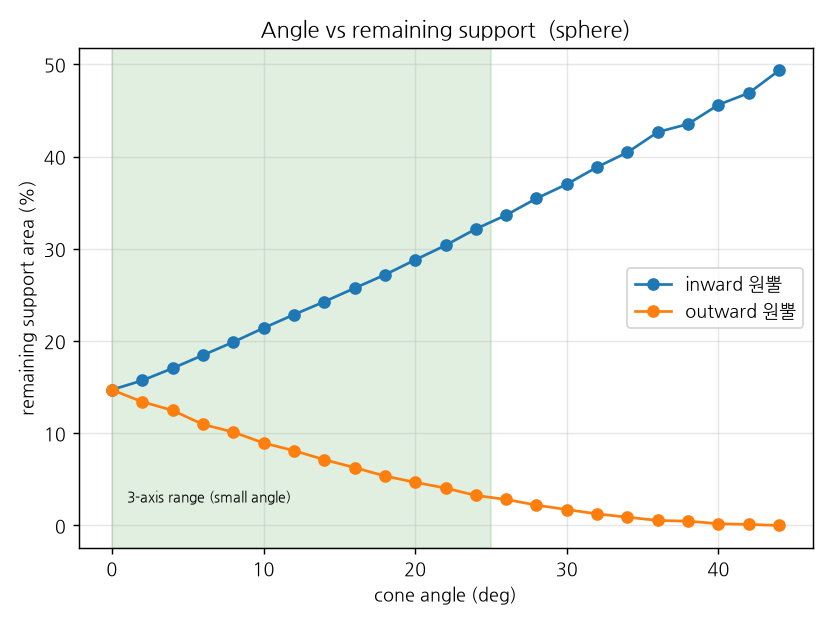

Generate this figure with Python:
"""
angle_sweep.py — Stage 2 실행 스크립트 (CLI).

각도별 남은 서포트 곡선을 그리고 표로 출력한다. 실제 계산 로직은
conical/sweep.py 에 있고, 이 파일은 데모 실행 + 그래프 그리기만 담당한다.
    python3 angle_sweep.py    # 데모용 구로 실행, angle_sweep.png 저장

(기존처럼 `from angle_sweep import support_fraction` 도 계속 동작한다.)
"""

import matplotlib
import numpy as np
import trimesh

matplotlib.use("Agg")
import matplotlib.pyplot as plt

# 판정 기준 통일(2026-07 리뷰): sweep(변환공간 근사) → analytic(해석식).
from conical.analytic import sweep_table
from conical.plotstyle import L

if __name__ == "__main__":
    # 테스트 모델: 구 (아랫면이 곡면 오버행이라 원뿔 슬라이싱 효과를 보기 좋음)
    mesh = trimesh.creation.icosphere(subdivisions=4, radius=10.0)

    angles = np.arange(0, 46, 2)   # 0° ~ 44°
    for cone_type in ["inward", "outward"]:
        frac = sweep_table(mesh, angles, cone_type)
        plt.plot(angles, frac, marker="o", label=L(f"{cone_type} cone", f"{cone_type} 원뿔"))
        # 표로도 출력
        print(f"\n[{cone_type}]  angle -> remaining support (%)")
        for a, f in zip(angles, frac, strict=True):
            print(f"  {a:2d}°  {f:5.1f}%")

    plt.axvspan(0, 25, alpha=0.12, color="green")   # 3축으로 가능한 영역(작은 각도)
    plt.text(1, plt.ylim()[1]*0.05, "3-axis range (small angle)", fontsize=8)
    plt.xlabel("cone angle (deg)")
    plt.ylabel("remaining support area (%)")
    plt.title("Angle vs remaining support  (sphere)")
    plt.legend()
    plt.grid(alpha=0.3)
    plt.tight_layout()
    plt.savefig("angle_sweep.png", dpi=130)
    print("\nsaved: angle_sweep.png")
